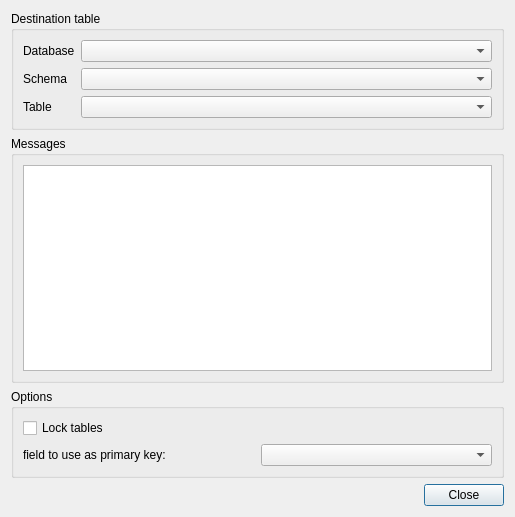
<?xml version="1.0" encoding="UTF-8"?>
<ui version="4.0">
 <class>DbManagerDlgPushTableDifferences</class>
 <widget class="QDialog" name="DbManagerDlgPushTableDifferences">
  <property name="geometry">
   <rect>
    <x>0</x>
    <y>0</y>
    <width>515</width>
    <height>517</height>
   </rect>
  </property>
  <property name="windowTitle">
   <string>Push differences to table</string>
  </property>
  <layout class="QVBoxLayout" name="verticalLayout">
   <item>
    <widget class="QGroupBox" name="groupBox_3">
     <property name="title">
      <string>Destination table</string>
     </property>
     <layout class="QGridLayout" name="gridLayout_2">
      <item row="1" column="1">
       <widget class="QComboBox" name="cboSchema">
        <property name="sizePolicy">
         <sizepolicy hsizetype="Expanding" vsizetype="Fixed">
          <horstretch>0</horstretch>
          <verstretch>0</verstretch>
         </sizepolicy>
        </property>
       </widget>
      </item>
      <item row="3" column="0">
       <widget class="QLabel" name="label_3">
        <property name="text">
         <string>Table</string>
        </property>
       </widget>
      </item>
      <item row="3" column="1">
       <widget class="QComboBox" name="cboTable">
        <property name="sizePolicy">
         <sizepolicy hsizetype="Expanding" vsizetype="Fixed">
          <horstretch>0</horstretch>
          <verstretch>0</verstretch>
         </sizepolicy>
        </property>
        <property name="editable">
         <bool>false</bool>
        </property>
        <property name="insertPolicy">
         <enum>QComboBox::NoInsert</enum>
        </property>
       </widget>
      </item>
      <item row="0" column="1">
       <widget class="QComboBox" name="cboDatabase"/>
      </item>
      <item row="0" column="0">
       <widget class="QLabel" name="label">
        <property name="text">
         <string>Database</string>
        </property>
       </widget>
      </item>
      <item row="1" column="0">
       <widget class="QLabel" name="label_2">
        <property name="text">
         <string>Schema</string>
        </property>
       </widget>
      </item>
     </layout>
     <zorder>cboTable</zorder>
     <zorder>label_2</zorder>
     <zorder>cboSchema</zorder>
     <zorder>label_3</zorder>
     <zorder>cboDatabase</zorder>
     <zorder>label</zorder>
    </widget>
   </item>
   <item>
    <widget class="QGroupBox" name="groupBox">
     <property name="title">
      <string>Messages</string>
     </property>
     <layout class="QVBoxLayout">
      <item>
       <widget class="QPlainTextEdit" name="plainTextEdit">
        <property name="readOnly">
         <bool>true</bool>
        </property>
        <property name="plainText">
         <string/>
        </property>
       </widget>
      </item>
     </layout>
    </widget>
   </item>
   <item>
    <widget class="QGroupBox" name="groupBox_2">
     <property name="title">
      <string>Options</string>
     </property>
     <layout class="QGridLayout" name="gridLayout">
      <item row="1" column="0">
       <widget class="QLabel" name="labelPKField">
        <property name="text">
         <string>field to use as primary key:</string>
        </property>
       </widget>
      </item>
      <item row="1" column="1">
       <widget class="QComboBox" name="cboPKField"/>
      </item>
      <item row="0" column="0">
       <widget class="QCheckBox" name="chboxLockTables">
        <property name="text">
         <string>Lock tables</string>
        </property>
       </widget>
      </item>
     </layout>
    </widget>
   </item>
   <item>
    <widget class="QDialogButtonBox" name="buttonBox">
     <property name="orientation">
      <enum>Qt::Horizontal</enum>
     </property>
     <property name="standardButtons">
      <set>QDialogButtonBox::Close</set>
     </property>
    </widget>
   </item>
  </layout>
  <zorder>groupBox</zorder>
  <zorder>buttonBox</zorder>
  <zorder>groupBox_3</zorder>
  <zorder>groupBox_2</zorder>
 </widget>
 <tabstops>
  <tabstop>buttonBox</tabstop>
 </tabstops>
 <resources/>
 <connections>
  <connection>
   <sender>buttonBox</sender>
   <signal>rejected()</signal>
   <receiver>DbManagerDlgPushTableDifferences</receiver>
   <slot>reject()</slot>
   <hints>
    <hint type="sourcelabel">
     <x>325</x>
     <y>518</y>
    </hint>
    <hint type="destinationlabel">
     <x>286</x>
     <y>274</y>
    </hint>
   </hints>
  </connection>
 </connections>
 <slots>
  <slot>clicked()</slot>
 </slots>
</ui>
